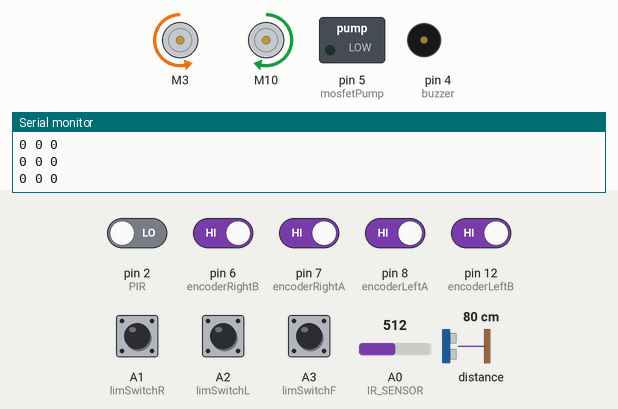
Simulated run of this sketch. Board: Arduino Uno, built with avr-gcc and run on an emulated ATmega328P. Shown: 2 × DC motor (green arrow = forward, orange = backward, longer = faster), switched loads named in the sketch (green lamp = pin HIGH), buzzer (waves = sounding, pin HIGH), the last lines printed to the serial monitor. The inputs (shaded band) are chosen by the test bench; at power-on: A1 (limSwitchR), A2 (limSwitchL), A3 (limSwitchF), pin 6 (encoderRightB), pin 7 (encoderRightA), pin 8 (encoderLeftA), pin 12 (encoderLeftB) HIGH, pin 2 (PIR) LOW, distance to the obstacle 80 cm, A0 (IR_SENSOR) = 512.

Above: at 1.8 s.
1.9 s: distance to the obstacle set to 75 cm
At 4.8 s:
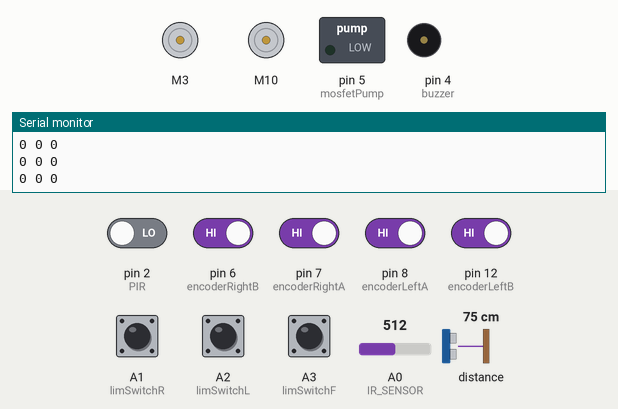
4.9 s: A1 (limSwitchR) pulled LOW for 1 s
At 5.49 s:
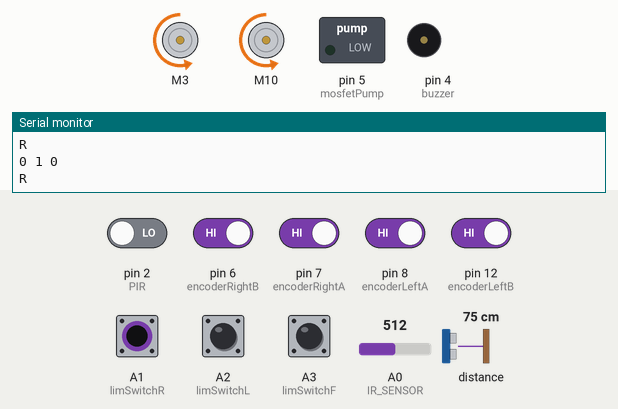
7.9 s: A2 (limSwitchL) pulled LOW for 1 s
10.9 s: distance to the obstacle set to 4 cm
13.9 s: distance to the obstacle set to 2 cm
At 13.9 s:
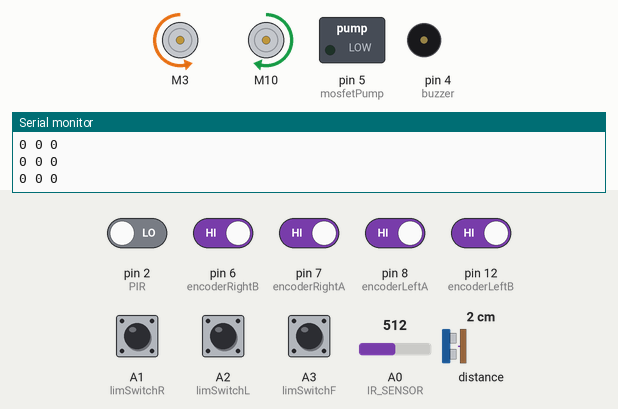
15.4 s: distance to the obstacle set to 9 cm
At 15.69 s:
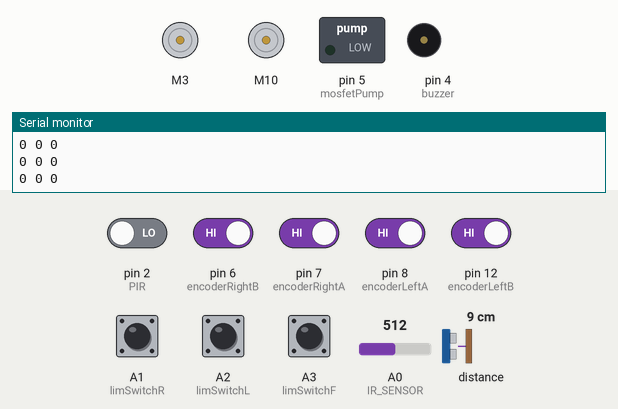
Timing chart, 0 to 19.4 s (numbered marks = the images above; inputs shaded):
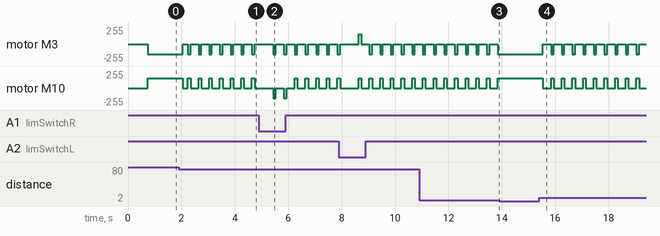

The sketch:

Robot.ino
```cpp
#include <SimpleTimer.h>

#include <Encoder.h>

#include <MPU6050.h>
#include <math.h>

#include <VL53L0X.h>

#include "CytronMotorDriver.h"

#include <Wire.h>
const int motorLeftA = 3;
const int motorLeftB = 9;
const int motorRightA = 10;
const int motorRightB = 11;
const int encoderLeftA = 8;
const int encoderLeftB = 12;
const int encoderRightA = 7;
const int encoderRightB = 6;
const int limSwitchL = A2;
const int limSwitchR = A1;
const int limSwitchF = A3;

int mosfetPump = 5;
int buzzer = 4;
int PIR = 2;
int IR_SENSOR = 0; // Sensor is connected to the analog A0

MPU6050 mpu;


float distanceUp = 0; //Calculated value
unsigned long prevTime;
int timeDiff = 1;
double distanceForward;
bool PIRup = false;

//state variables
bool sensed = false;
bool handSensed = false;
bool underSomething = false;
bool backingUp = false;
bool turning = false;
double backUpAmount = 0.0;
double turnAmount = 0.0;

bool alarmActivated = true;
bool alarmLoading = false;
int buzzerCount = 0;

int motorVelLeft = 100;
int motorVelRight = 100;
bool motorsStopped = false;

double encoderLeft = 0;
double encoderRight = 0;

double encoderLeftStarting = 0;
double encoderRightStarting = 0;

bool switchL = false;
bool switchR = false;
bool switchF = false;

static uint8_t prevNextCode = 0;
static uint16_t store=0;

static uint8_t prevNextCode1 = 0;
static uint16_t store1=0;


SimpleTimer timer;
CytronMD motorL(PWM_PWM, motorLeftA, motorLeftB);
CytronMD motorR(PWM_PWM, motorRightA, motorRightB);
VL53L0X distSensor;


void setup() {
  Serial.begin(9600);
  Serial.println("hi");

  pinMode(buzzer, OUTPUT);
  pinMode(mosfetPump, OUTPUT);
  pinMode(PIR, INPUT);

  pinMode(encoderLeftA, INPUT_PULLUP);
  pinMode(encoderLeftB, INPUT_PULLUP);
  pinMode(encoderRightA, INPUT_PULLUP);
  pinMode(encoderRightB, INPUT_PULLUP);

  pinMode(limSwitchL, INPUT_PULLUP);
  pinMode(limSwitchR, INPUT_PULLUP);
  pinMode(limSwitchF, INPUT_PULLUP);

  Wire.begin();

  distSensor.setTimeout(500);
  if (!distSensor.init())
  {
    Serial.println("Failed to detect and initialize sensor!");
  }

  // Start continuous back-to-back mode (take readings as
  // fast as possible).  To use continuous timed mode
  // instead, provide a desired inter-measurement period in
  // ms (e.g. sensor.startContinuous(100)).
  distSensor.startContinuous(4);

  while (!mpu.begin(MPU6050_SCALE_2000DPS, MPU6050_RANGE_2G))
  {
    Serial.println("yay");
    delay(500);
  }
  mpu.calibrateGyro();
  checkSettings();
  delay(500);

  timer.setInterval(100, updateState);
}


//primary loop that runs the most important things
void updateState(){
  // Handle the distance sensor
  distanceForward = (6787.0 / (analogRead(IR_SENSOR) - 3.0)) - 4.0; //Calculate distance in cm

  switchL = !digitalRead(limSwitchL);
  switchR = !digitalRead(limSwitchR);
  switchF = !digitalRead(limSwitchF);
  Serial.print(switchL);
  Serial.print(" ");
  Serial.print(switchR);
  Serial.print(" ");
  Serial.println(switchF);

  //switchF=left
  //switchL=switchF
  //

  if (switchL && !switchR) {
     backUpAmount = 0;
     turnAmount = 0.5;
     Serial.println("L");
   }
  else if (switchR && !switchL) {
     backUpAmount = 0;
     turnAmount = -0.5;
     Serial.println("R");
   }
  else if (!backingUp && switchF){
    backUpAmount = -0.6;
  }
  else if (!backingUp && distanceForward < 10) {
    backUpAmount = -0.5; //very close, needs to back up more
    turnAmount = 0.6;
  }
  else if (!backingUp && distanceForward < 26) {
    backUpAmount = -0.3;
    turnAmount = 0.6;
  }

  // Handle the up sensors
  // aka Handling the Hand
  distanceUp = distSensor.readRangeContinuousMillimeters();
  handSensed = !distSensor.timeoutOccurred() && distanceUp < 800 && sensed && distanceUp > 20 or digitalRead(PIR);
  //underSomething = !distSensor.timeoutOccurred() && distanceUp < 500;
  sensed = !distSensor.timeoutOccurred() && distanceUp < 800 && distanceUp > 20;

  // Handle the spray / buzz
  if (handSensed){
    alarm();
    motorsStopped = true;
    if (buzzerCount > 1){
      pump();
      buzzerCount = 0;
      motorsStopped = false;
    }
  }
  else{
    buzzerCount = 0;
    motorsStopped = false;
  }

  //if (underSomething) {
  //  turnAmount = 2.25; //should be 180 degree turn
  //}

  //start up backingup or turning
  if (backUpAmount){
    if (not backingUp){ //set initial values
      encoderLeftStarting = encoderLeft;
      encoderRightStarting = encoderRight;
    }
    backingUp = true;
  }
  else if (turnAmount) {
    if (not turning and not backingUp){
      encoderLeftStarting = encoderLeft;
      encoderRightStarting = encoderRight;
    }
    turning = true;
  }

  //Drive (or stop or turn or backup)
  if (motorsStopped){
    stopMotors();
  }
  else if (backingUp){
    backingUp = backUp(backUpAmount, encoderLeftStarting, encoderLeft);
    if (!backingUp) {
      backUpAmount = 0;
    }
  }
  else if (turning){
    turning = turn(turnAmount, encoderLeftStarting, encoderLeft);
    if (!turning) {
      turnAmount = 0;
    }
  }
  else {
    forward(sqrt(distanceUp)*20+10);
  }
}


void loop() {
  // Handle encoder
  encoderLeft += -read_rotary()/63.0;
  encoderRight += -read_rotary1()/78.0;
  //Serial.println(encoderRight);
  timer.run();
}


void stopMotors(){
  motorL.setSpeed(0);
  motorR.setSpeed(0);
}


void forward(double vel){
  motorL.setSpeed(vel);
  motorR.setSpeed(-vel); //right motor is reversed, needs opposite value
}


bool turn(double rotations, double start, double current){
  if ((abs(rotations))>abs(current-start)){
    motorL.setSpeed(150 * rotations/abs(rotations));
    motorR.setSpeed(150 * rotations/abs(rotations));
    return true;
  }
  else{
    return false;
  }
}

bool backUp(double rotations, double start, double current){
  if ((start+rotations)<current){
    motorL.setSpeed(-150);
    motorR.setSpeed(150); //right motor is reversed, needs opposite value
    return true;
  }
  else{
    return false;
  }
}


void pump(){
  digitalWrite(mosfetPump, HIGH);
  timer.setTimeout(150,[](){digitalWrite(mosfetPump, LOW);}); //runs this simultaniously
}


void alarm(){
  if (!alarmLoading){
    if (alarmActivated){
      digitalWrite(buzzer, HIGH);
      buzzerCount++;
      timer.setTimeout(1000,[](){digitalWrite(buzzer, LOW);alarmActivated=false;alarmLoading=false;});  //runs this simultaniously
      alarmLoading=true;
    }
    else{
      timer.setTimeout(200,[](){alarmActivated=true;alarmLoading=false;}); //runs this simultaniously
      alarmLoading=true;
    }
  }
}


double getRotation(double currentAngle, int timeDiff){
    Vector normGyro = mpu.readNormalizeGyro();
    currentAngle+=normGyro.ZAxis * timeDiff/1000.0;
    currentAngle=fmod(currentAngle,360.0);
    return currentAngle;
}


void checkSettings()
{
  Serial.println();

  Serial.print(" * Sleep Mode:            ");
  Serial.println(mpu.getSleepEnabled() ? "Enabled" : "Disabled");

  Serial.print(" * Clock Source:          ");
  switch (mpu.getClockSource())
  {
    case MPU6050_CLOCK_KEEP_RESET:     Serial.println("Stops the clock and keeps the timing generator in reset"); break;
    case MPU6050_CLOCK_EXTERNAL_19MHZ: Serial.println("PLL with external 19.2MHz reference"); break;
    case MPU6050_CLOCK_EXTERNAL_32KHZ: Serial.println("PLL with external 32.768kHz reference"); break;
    case MPU6050_CLOCK_PLL_ZGYRO:      Serial.println("PLL with Z axis gyroscope reference"); break;
    case MPU6050_CLOCK_PLL_YGYRO:      Serial.println("PLL with Y axis gyroscope reference"); break;
    case MPU6050_CLOCK_PLL_XGYRO:      Serial.println("PLL with X axis gyroscope reference"); break;
    case MPU6050_CLOCK_INTERNAL_8MHZ:  Serial.println("Internal 8MHz oscillator"); break;
  }

  Serial.print(" * Accelerometer:         ");
  switch (mpu.getRange())
  {
    case MPU6050_RANGE_16G:            Serial.println("+/- 16 g"); break;
    case MPU6050_RANGE_8G:             Serial.println("+/- 8 g"); break;
    case MPU6050_RANGE_4G:             Serial.println("+/- 4 g"); break;
    case MPU6050_RANGE_2G:             Serial.println("+/- 2 g"); break;
  }

  Serial.print(" * Accelerometer offsets: ");
  Serial.print(mpu.getAccelOffsetX());
  Serial.print(" / ");
  Serial.print(mpu.getAccelOffsetY());
  Serial.print(" / ");
  Serial.println(mpu.getAccelOffsetZ());

  Serial.println();
}

// A vald CW or  CCW move returns 1, invalid returns 0.
int8_t read_rotary() {
  static int8_t rot_enc_table[] = {0,1,1,0,1,0,0,1,1,0,0,1,0,1,1,0};

  prevNextCode <<= 2;
  if (digitalRead(encoderLeftA)) prevNextCode |= 0x02;
  if (digitalRead(encoderLeftB)) prevNextCode |= 0x01;
  prevNextCode &= 0x0f;

   // If valid then store as 16 bit data.
   if  (rot_enc_table[prevNextCode] ) {
      store <<= 4;
      store |= prevNextCode;
      //if (store==0xd42b) return 1;
      //if (store==0xe817) return -1;
      if ((store&0xff)==0x2b) return -1;
      if ((store&0xff)==0x17) return 1;
   }
   return 0;
}

int8_t read_rotary1() {
  static int8_t rot_enc_table[] = {0,1,1,0,1,0,0,1,1,0,0,1,0,1,1,0};

  prevNextCode1 <<= 2;
  if (digitalRead(encoderRightA)) prevNextCode1 |= 0x02;
  if (digitalRead(encoderRightB)) prevNextCode1 |= 0x01;
  prevNextCode1 &= 0x0f;

   // If valid then store as 16 bit data.
   if  (rot_enc_table[prevNextCode1] ) {
      store1 <<= 4;
      store1 |= prevNextCode1;
      //if (store1==0xd42b) return 1;
      //if (store1==0xe817) return -1;
      if ((store1&0xff)==0x2b) return -1;
      if ((store1&0xff)==0x17) return 1;
   }
   return 0;
}
```

Measured:
- the behaviour switches between 80 and 79 cm on distance to the obstacle (found by bisection; images 0 and 1)
- the behaviour switches between 3 and 2 cm on distance to the obstacle (found by bisection; images 2 and 3)
- after the input at 1.9 s, motor M3: backward 150/255 → stopped after 0.14 s, then repeats every 0.40 s: backward 150/255 0.10 s, stopped 0.30 s; motor M10: forward 150/255 → stopped after 0.14 s, then repeats every 0.40 s: forward 150/255 0.10 s, stopped 0.30 s
- after the input at 13.9 s, motor M3: stops changing and stays backward 150/255; motor M10: stops changing and stays forward 150/255
- after the input at 15.4 s, motor M3: alternates backward 150/255 for 0.10 s and stopped for 0.30 s, starting after 0.14 s; motor M10: alternates forward 150/255 for 0.10 s and stopped for 0.30 s, starting after 0.14 s
